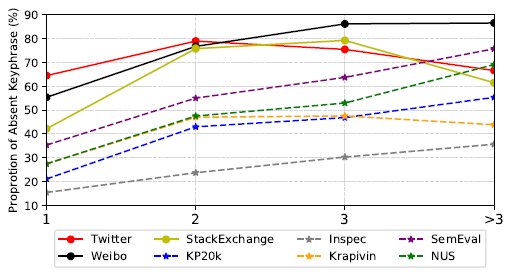

Write Python code to recreate this figure.
import matplotlib.pyplot as plt

if __name__ == '__main__':
    # set figure layout
    f = plt.figure(figsize=(7, 3))

    # x and y data
    x = [1, 2, 3, 4]
    tw_y = [64.47, 78.96, 75.47, 66.61]
    wb_y = [55.36, 76.73, 86.17, 86.57]
    se_y = [42.16, 75.79, 79.24, 61.50]
    kp20k_y = [21.08, 42.97, 46.83, 55.34]
    inspec_y = [15.41, 23.70, 30.27, 35.66]
    krapivin_y = [27.45, 47, 47.54, 43.83]
    semeval_y = [35.32, 55.02, 63.72, 75.72]
    nus_y = [27.42, 47.49, 52.95, 69.08]

    # plot each line
    plt.plot(x, tw_y, label='Twitter', marker='o', color='r')
    plt.plot(x, wb_y, label='Weibo', marker='o', color='black')
    plt.plot(x, se_y, label='StackExchange', marker='o', color='y')
    plt.plot(x, kp20k_y, label='KP20k', marker='*', color='b', linestyle='dashed')
    plt.plot(x, inspec_y, label='Inspec', marker='*', color='grey', linestyle='dashed')
    plt.plot(x, krapivin_y, label='Krapivin', marker='*', color='orange', linestyle='dashed')
    plt.plot(x, semeval_y, label='SemEval', marker='*', color='purple', linestyle='dashed')
    plt.plot(x, nus_y, label='NUS', marker='*', color='g', linestyle='dashed')

    # set overall figure configurations and show the figure
    plt.xlim(left=1, right=4)
    plt.ylim(bottom=10, top=90)
    plt.xticks(x, ['1', '2', '3', '>3'], fontsize=12)
    plt.ylabel('Proprotion of Absent Keyphrase (%)', fontsize=10)
    plt.legend(loc='upper center', ncol=4, fontsize='medium', bbox_to_anchor=(0.5, -0.1))
    plt.grid(alpha=0.5, linestyle='--')
    plt.show()
    f.savefig("absent_rate_lines.pdf", bbox_inches='tight')
